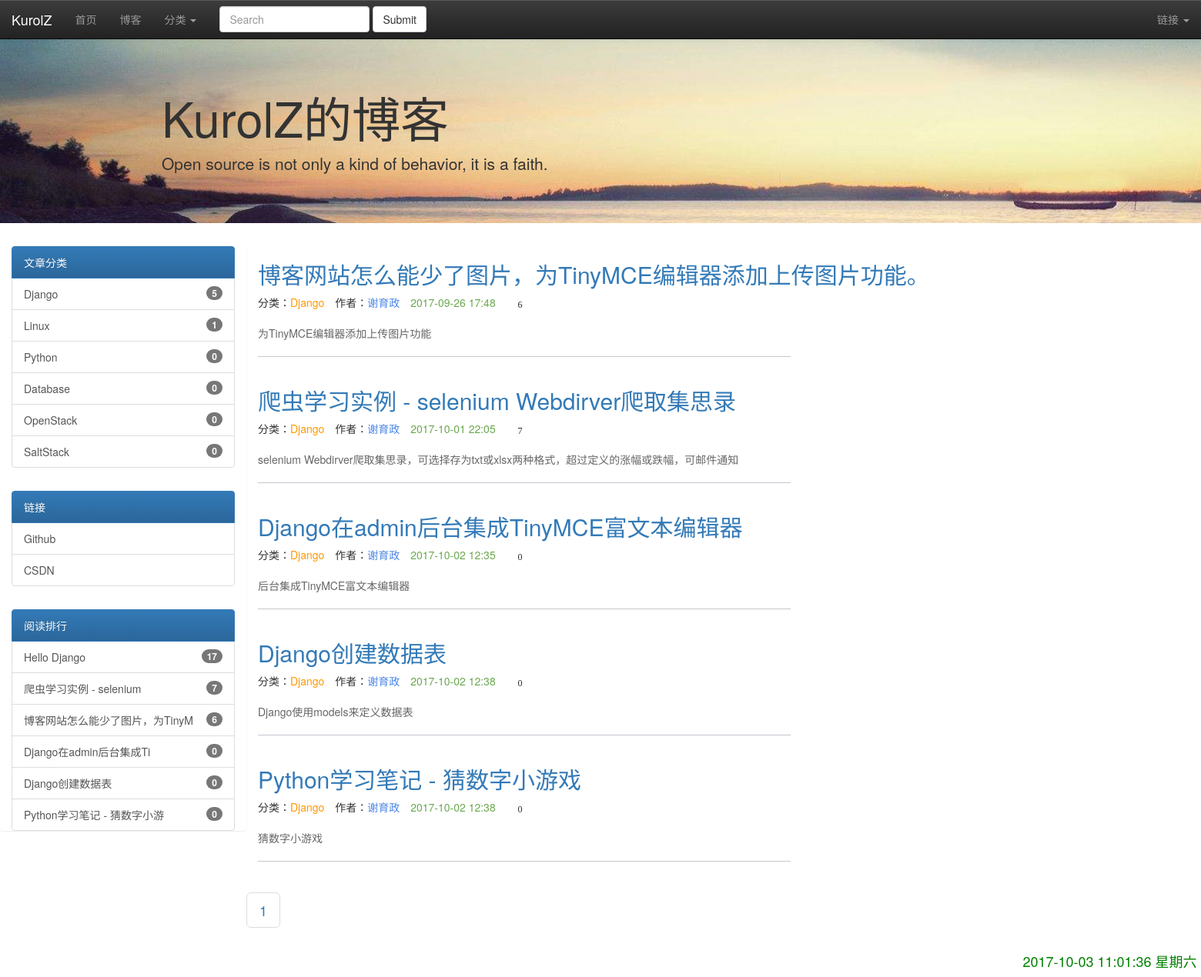
Page /2/ on the committed database.
### XYZblog/models.py (models this page shows, shortened)
class Blog(models.Model):
    title = models.CharField('标题', max_length=32)
    author = models.CharField('作者', max_length=16)
    description = models.CharField('描述', max_length=200)
    content = models.TextField(blank=True, null=True,verbose_name="正文")
    created = models.DateTimeField('发布时间', auto_now_add=True)
    category = models.ForeignKey(Category, verbose_name='分类')
    tags = models.ManyToManyField(Tag, verbose_name='标签')
    browser = models.IntegerField('浏览量',editable=False,default=0)

class Category(models.Model):
    name = models.CharField('名称', max_length=16)

### XYZblog/views.py (the view)
# urls.py: url(r'^(\d+)/$', views.listblogs, name='class_get_blogs'),
def listblogs(request,cate_id = 0):
    if cate_id == 0:
        getblog = Blog.objects.all()
    else:
        try:
            getblog = Blog.objects.filter(category_id=cate_id)
        except Blog.DoesNotExist:
            raise Http404
    class_blognum = Blog.objects.raw('SELECT p.id,p.name,COUNT(s.category_id) as count FROM XYZblog_category AS p LEFT JOIN XYZblog_blog AS s ON s.category_id = p.id GROUP BY p.id;')
    after_range_num = 2  # 当前页前显示2页
    befor_range_num = 2  # 当前页后显示2页
    try:  # 如果请求的页码少于1或者类型错误，则跳转到第1页
        page = int(request.GET.get("page", 1))
        if page < 1:
            page = 1
    except ValueError:
        page = 1
    paginator = Paginator(getblog, 5)  # 每页显示5
    try:  # 跳转到请求页面，如果该页不存在或者超过则跳转到尾页
        blogs_list = paginator.page(page)
    except(EmptyPage, InvalidPage, PageNotAnInteger):
        blogs_list = paginator.page(paginator.num_pages)
    if page >= after_range_num:
        page_range = paginator.page_range[page - after_range_num:page + befor_range_num]
    else:
        page_range = paginator.page_range[0:int(page) + befor_range_num]
    bloglist = {
        'read_rank': Blog.objects.all().order_by("-browser")[:10],  # 获取阅读排行榜
        'class_blognum': class_blognum,
        'blogs':blogs_list,
        'page_range':page_range
    }
    return render(request, 'blog_list.html', bloglist)

### XYZblog/templates/blog_list.html (shortened to what this page needs)
<!DOCTYPE html>
<html lang="en">
<head>
</head>
<body>
<div class="header">
    {% include "header.html" %}
</div>
{% include "left.html" %}
<div class="blog_lists" style="width:65.33%; float: left;">
    {% for blog in blogs %}
        <div class="container-fluid">
            <div class="blog">
                <div class="title">
                    <a href="{% url 'blog_get_detail' blog.id %}"><h2>{{ blog.title }}</h2></a>
                </div>
                <div class="info">
                    分类：<span class="category" style="color: #ff9900;">{{ blog.category.name }}</span>
                    作者：<span class="author" style="color: #4a86e8">{{ blog.author }}</span>
                    <span class="created" style="color: #6aa84f">{{ blog.created|date:"Y-m-d H:i" }}</span>
                    <span class="glyphicon glyphicon-eye-open" aria-hidden="true"><a class="browser_num">{{ blog.browser }}</a></span>
                </div>
                {% autoescape off %}
                <div class="summary" style="color:#666">
                    {{ blog.description }}
                </div>
                <hr style="border-top:1px solid #c4c7ce;width:70%;" align="left">
                {% endautoescape %}
            </div>
        </div>
    {% endfor %}
    <nav aria-label="Page navigation ">
      <ul class="pagination pagination-lg">
        {% for p in page_range %}
            {% ifequal p blogs.number %}
                <li>
                    <span class="fy">{{p}}</span>
                </li>
            {% else %}
                <li>
                    <a href="?page={{p}}">{{p}}</a>
                </li>
            {% endifequal %}
        {% endfor %}
      </ul>
    </nav>
</div>
<div class="datetime" style="width: 16.77%; float: right">
{% include  "datetime.html" %}
</div>
</body>
</html>

### XYZblog/templates/left.html
<div class="span2" style="float: left; width: 320px">
    <div class="list-group">
        <ul class="col-sm-12" style="float:inherit;">
            <a href="#" class="list-group-item active">文章分类</a>
            {% for categorys in class_blognum %}
                <a href="{% url 'class_get_blogs' categorys.id %}" class="list-group-item">{{ categorys.name }}
                    <span class="badge">{{ categorys.count }}</span>
                </a>
            {% endfor %}
        </ul>
        <br>
        <ul class="col-sm-12" style="float:inherit;">
            <a href="#" class="list-group-item active">链接</a>
            <a href="https://github.com/kurolz" target="_blank" class="list-group-item">Github</a>
            <a href="http://blog.csdn.net/hjxzt1" target="_blank" class="list-group-item">CSDN</a>
        </ul>
        <br>
        <ul class="col-sm-12" style="float:inherit;">
            <a href="#" class="list-group-item active">阅读排行</a>
            {% for read_rank in read_rank %}
            <a href="{% url 'blog_get_detail' read_rank.id %}" target="_blank" class="list-group-item">{{ read_rank.title|truncatechars:18}}
                <span class="badge">{{ read_rank.browser }}</span>
            </a>
            {% endfor %}
        </ul>
    </div>
</div>

### XYZblog/templates/header.html (style rules this page uses)
body { padding-top: 50px; }
.blog .info span { padding-right: 10px; }
.blog .summary { padding-top: 20px; }
.browser_num { margin-left: 4px; color: #282828; font-size:12px }

### rows in the picture
Blog: name "Database", count "0", title "Hello Django", browser "17"
Blog: name "SaltStack", count "0", title "博客网站怎么能少了图片，为TinyM", browser "6", title "博客网站怎么能少了图片，为TinyMCE编辑器添加上传图片功能。", category.name "Django", author "谢育政", created "2017-09-26 17:48", description "为TinyMCE编辑器添加上传图片功能"
Blog: title "爬虫学习实例 - selenium", browser "7", title "爬虫学习实例 - selenium Webdirver爬取集思录", category.name "Django", author "谢育政", created "2017-10-01 22:05", description "selenium Webdirver爬取集思录，可选择存为txt或xlsx两种格式，超过定义的涨幅或跌幅，可邮件通知"
Blog: title "Django在admin后台集成Ti", browser "0", title "Django在admin后台集成TinyMCE富文本编辑器", category.name "Django", author "谢育政", created "2017-10-02 12:35", description "后台集成TinyMCE富文本编辑器"
Blog: title "Django创建数据表", browser "0", category.name "Django", author "谢育政", created "2017-10-02 12:38", description "Django使用models来定义数据表"
Blog: title "Python学习笔记 - 猜数字小游", browser "0", title "Python学习笔记 - 猜数字小游戏", category.name "Django", author "谢育政", created "2017-10-02 12:38", description "猜数字小游戏"

### other values in the picture
{{ p }} "1"
